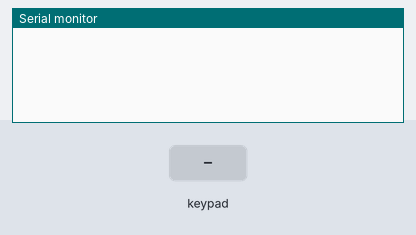
Bench run of a sketch on a simulated Arduino Uno, built with avr-gcc and run on an emulated ATmega328P. On the bench: the last lines printed to the serial monitor. Inputs (shaded band) come from the test bench. Random numbers use the default seed unless the sketch sets one.

Above: at 2.8 s.
2.9 s: key '1' pressed
At 4.2 s:
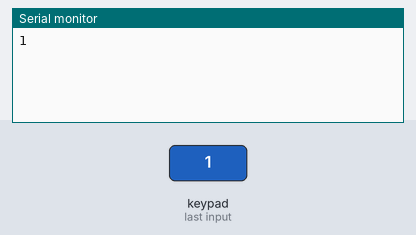
4.5 s: keypad keys 6 5 4 3 # pressed 1.432 s apart
At 6.7 s:
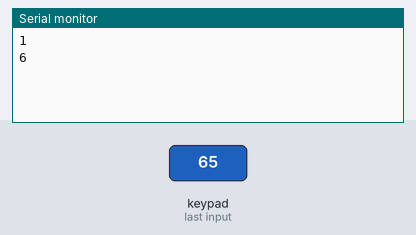
15.7 s: key 'A' pressed
19.8 s: key 'B' pressed
23.9 s: key 'C' pressed
At 27.8 s:
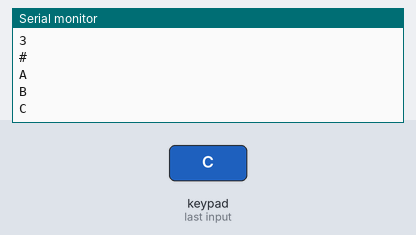
28.0 s: keypad keys 6 5 4 3 * pressed 1.432 s apart
At 31.3 s:
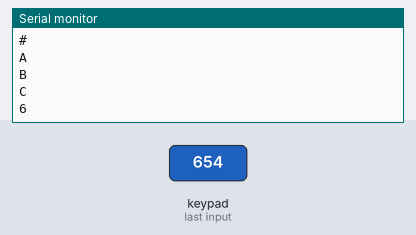
Timing chart, 0 to 32.8 s (numbered marks = the images above; inputs shaded):
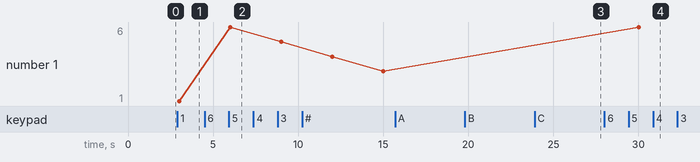

The sketch:

ex4.ino
```cpp
// (C) __Parisa Babaei, Manely Abbasi, Meis Salim, group: 17 __ (2024)
// Work package 3
// Exercise 4
// Submission code: 040966

#include <Keypad.h> // Include the Keypad library

byte Rows = 4; // The number of rows of the keypad
byte Cols = 4; // The number of columns of the keypad

byte rowPins[4] = {11, 10, 9, 8}; // The row pinouts of the keypad
byte colPins[4] = {6, 5, 4, 3};   // The column pinouts of the keypad

char keys[4][4] = { // The characters on the keys of the keypad
  {'1', '2', '3', 'A'},
  {'4', '5', '6', 'B'},
  {'7', '8', '9', 'C'},
  {'*', '0', '#', 'D'}
};

// Create a Keypad object with the row and column pinouts and the characters on the keys
Keypad keypad = Keypad(makeKeymap(keys), rowPins, colPins, Rows, Cols);

void setup() { // Method that runs once when the sketch starts
  Serial.begin(9600); // Initialize the serial communication
}

void loop() { // Method that runs over and over again
  char currentKey = keypad.getKey(); // Get the character of the pressed key

  if (currentKey != 0){ // If a key is pressed
    Serial.println(currentKey); // Print the character of the pressed key to the serial monitor
  }

  delay(1000); // Delay for 1 second
}
```

ex5.c
```cpp
// (C) __Parisa Babaei, Manely Abbasi, Meis Salim, group: 17 __ (2024)
// Work package 3
// Exercise 5
// Submission code: 040966

// ------ Includes -----------------------

#include <stdio.h>  // The standard input/output library to use the printf and scanf functions
#include <stdlib.h> // The standard library to use the rand function
#include <time.h>   // The time library to use the time function

// ------ Defines ------------------------

#define MAX 5       // Define the maximum length of the list

// ------ Main ---------------------------

int main() {
    srand(time(0));                     // Seed the random number generator
    int array[MAX];                     // Declare an array of integers with the maximum length
    int *ptr = array;                   // Set the pointer to the head of the array

    for (int i = 0; i < MAX; i++) {     // Loop through the array
        array[i] = rand() % 100;        // Set the value of the current integer to a random number between 0 and 99
    }

    // Print the address of the array by casting to a void pointer
    printf("The value of the address of the array (pointer) is: %p\n", (void *)ptr);
    // Print the first integer in the array by dereferencing the pointer
    printf("First integer in the array is (array[0]): %d\n", *ptr);
    // Print the last integer in the array by using array indexing
    printf("The last integer in the array is: %d\n", array[MAX - 1]);
    // Print the size of an integer
    printf("The size of an integer (number of bytes) is: %lu\n", sizeof(int));
    // Print the size of the whole array
    printf("The size of the whole array in bytes is: %lu\n", sizeof(array));

    for (int i = 0; i < MAX; i++) { // Loop through the array
        printf("value: %d, double: %d\n", *ptr, (*ptr) * 2); // Print the value and the double
        ptr++; // Move the pointer to the next integer
    }
}
```

ex6.c
```cpp
// (C) __Parisa Babaei, Manely Abbasi, Meis Salim, group: 17 __ (2024)
// Work package 3
// Exercise 6
// Submission code: 040966

// ------ Includes -----------------------

#include <stdio.h>  // The standard input/output library for printf
#include <string.h> // The string library for strlen and strcpy

// ------ Function declarations ----------

// Custom function to copy a string
void copyString(char *original, char *copy);

// ------ Main ---------------------------

int main() {
    char input[21];    // Declare a character array to store the input
    char copyOne[21];  // Declare a character array to store the copy
    char copyTwo[21];  // Declare a character array to store the copy

    printf("Enter a string (max 20 characters): "); // Prompt the user for input
    fgets(input, 21, stdin); // Read a string from the standard input

    int length = strlen(input); // Get the length of the string

    if (input[length - 1] == '\n') { // Check if the last character is a newline
        input[length - 1] = '\0';    // Remove the newline character
    }

    copyString(input, copyOne);           // Call the custom function to copy the string
    printf("Custom Copy: %s\n", copyOne); // Print the copy

    strcpy(copyTwo, input);                 // Call the custom function to copy the string
    printf("Strcpy Copy: %s\n", copyTwo);   // Print the copy

    return 0; // Return 0 to indicate that the program has finished
}

// ------ Function definitions -----------

// Custom function to copy a string
void copyString(char *original, char *copy) {
    while (*original) {     // Loop through the original string
        *copy = *original;  // Copy the character
        original++;         // Move the pointer to the next character
        copy++;             // Move the pointer to the next character
    }
    *copy = '\0';           // Add the null terminator to the end of the copy
}
```

Measured:
- after the input at 2.9 s, the serial monitor: prints a new line after 0.10 s (image 1)
- after the input at 4.5 s, the serial monitor: prints a new line after 1.5 s (image 2)
- after the input at 23.9 s, the serial monitor: prints a new line after 3.1 s (image 3)
- after the input at 28.0 s, the serial monitor: prints a new line after 2.0 s (image 4)
- plotted number 1: 1 → 3 after the input at 4.5 s
